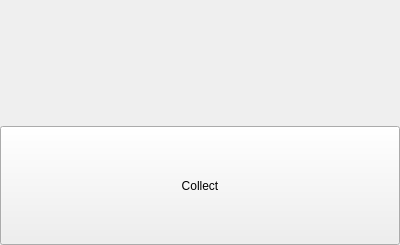
<?xml version="1.0" encoding="UTF-8"?>
<ui version="4.0">
 <class>qSlicerLORManualSegmentationWidget</class>
 <widget class="qSlicerWidget" name="qSlicerLORManualSegmentationWidget">
  <property name="geometry">
   <rect>
    <x>0</x>
    <y>0</y>
    <width>400</width>
    <height>245</height>
   </rect>
  </property>
  <property name="sizePolicy">
   <sizepolicy hsizetype="Expanding" vsizetype="Expanding">
    <horstretch>0</horstretch>
    <verstretch>0</verstretch>
   </sizepolicy>
  </property>
  <property name="windowTitle">
   <string>Form</string>
  </property>
  <layout class="QVBoxLayout" name="verticalLayout">
   <property name="margin">
    <number>0</number>
   </property>
   <item>
    <widget class="qMRMLNodeComboBox" name="TransformNodeComboBox">
     <property name="sizePolicy">
      <sizepolicy hsizetype="Expanding" vsizetype="Expanding">
       <horstretch>0</horstretch>
       <verstretch>0</verstretch>
      </sizepolicy>
     </property>
     <property name="nodeTypes">
      <stringlist>
       <string>vtkMRMLLinearTransformNode</string>
      </stringlist>
     </property>
    </widget>
   </item>
   <item>
    <widget class="QPushButton" name="CollectButton">
     <property name="sizePolicy">
      <sizepolicy hsizetype="Expanding" vsizetype="Expanding">
       <horstretch>0</horstretch>
       <verstretch>0</verstretch>
      </sizepolicy>
     </property>
     <property name="text">
      <string>Collect</string>
     </property>
     <property name="checkable">
      <bool>true</bool>
     </property>
    </widget>
   </item>
  </layout>
 </widget>
 <customwidgets>
  <customwidget>
   <class>qMRMLNodeComboBox</class>
   <extends>QWidget</extends>
   <header>qMRMLNodeComboBox.h</header>
  </customwidget>
  <customwidget>
   <class>qSlicerWidget</class>
   <extends>QWidget</extends>
   <header>qSlicerWidget.h</header>
   <container>1</container>
  </customwidget>
 </customwidgets>
 <resources/>
 <connections>
  <connection>
   <sender>qSlicerLORManualSegmentationWidget</sender>
   <signal>mrmlSceneChanged(vtkMRMLScene*)</signal>
   <receiver>TransformNodeComboBox</receiver>
   <slot>setMRMLScene(vtkMRMLScene*)</slot>
   <hints>
    <hint type="sourcelabel">
     <x>199</x>
     <y>122</y>
    </hint>
    <hint type="destinationlabel">
     <x>199</x>
     <y>59</y>
    </hint>
   </hints>
  </connection>
 </connections>
</ui>
